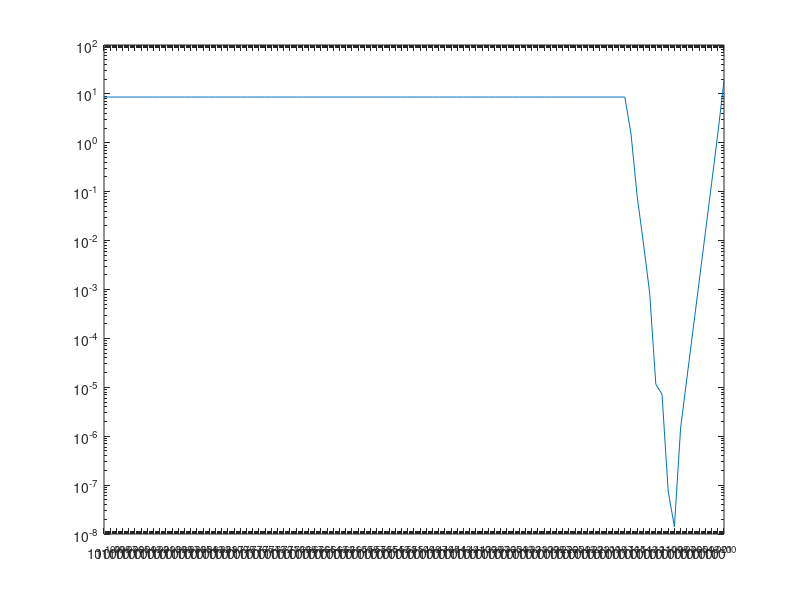
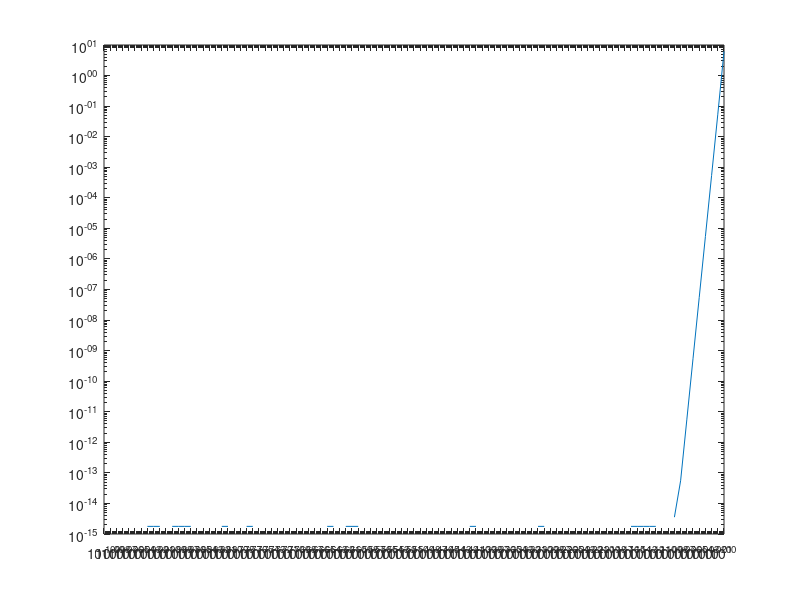

Here is the MATLAB script that generated these plots, in order:

format long

x = 2
%h = [1e-100 1e-50 1e-10 1e-9 1e-8 1e-7 1e-6 1e-5 1e-4 1e-3 1e-2 1]
h=[-100:0];
h=10.^h;

f = exp(x)* (sin(x) + cos (x)) + 3*cos(x)*x^2 - sin(x)*x^3

% Taylorentwicklung

f_1 =(exp(x+h).*sin(x+h)+cos(x+h).*(x+h).^3 ...
      -(exp(x).*sin(x)+cos(x).*(x)^3))./h

f_2 = imag(exp(x+i*h).*sin(x+i*h)+cos(x+i*h).*((x+i*h).^3))./h

figure
loglog(h,abs(f-f_1))
figure
loglog(h,abs(f-f_2))

